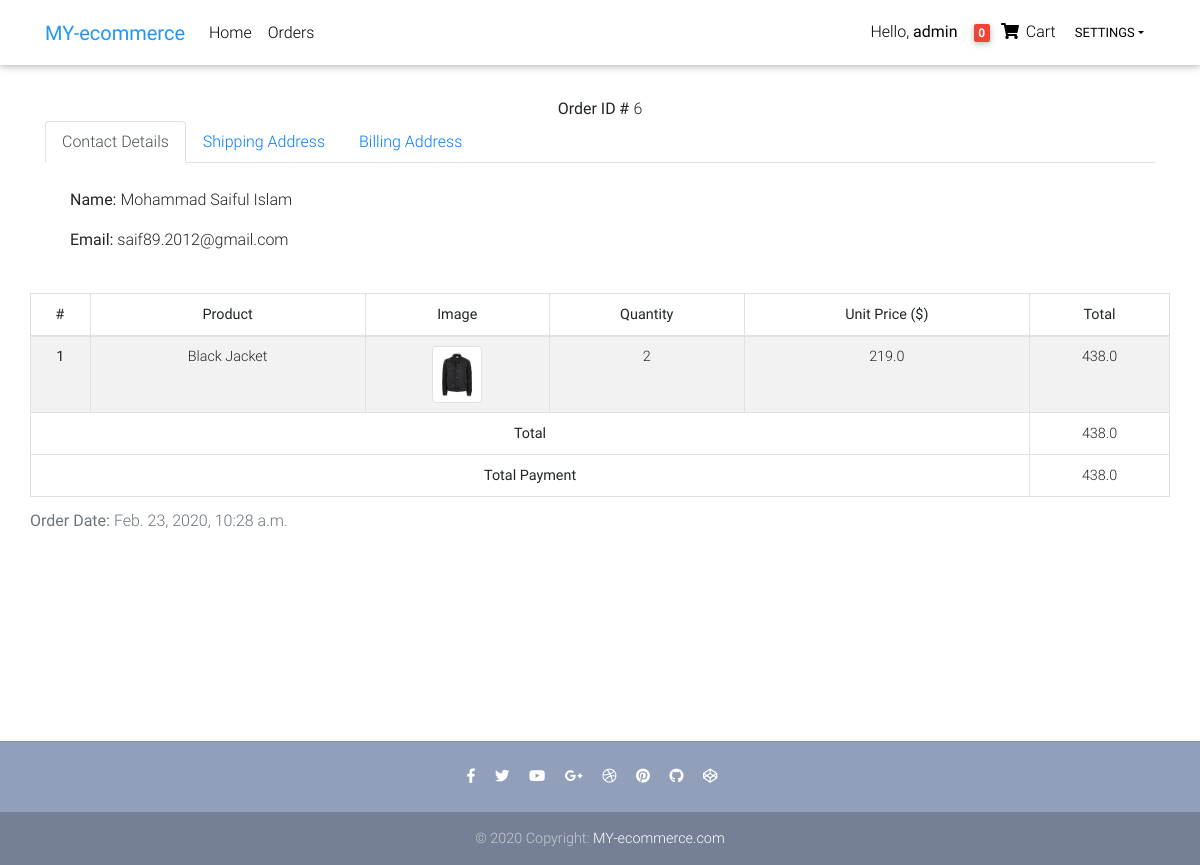
The page /order-details/6/ (signed in) on the database its author committed.
### ecommerce/models.py (models this page shows, shortened)
class Order(models.Model):
    user = models.ForeignKey(settings.AUTH_USER_MODEL, on_delete=models.CASCADE)
    ref_code = models.CharField(max_length=20, blank=True, null=True)
    items = models.ManyToManyField(OrderItem)
    start_date = models.DateTimeField(auto_now_add=True)
    ordered_date = models.DateTimeField()
    ordered = models.BooleanField(default=False)
    shipping_address = models.ForeignKey('Address', related_name='shipping_address', on_delete=models.SET_NULL, blank=True, null=True)
    billing_address = models.ForeignKey('Address', related_name='billing_address', on_delete=models.SET_NULL, blank=True, null=True)
    payment = models.ForeignKey('Payment', on_delete=models.SET_NULL, blank=True, null=True)
    coupon = models.ForeignKey('Coupon', on_delete=models.SET_NULL, blank=True, null=True)
    being_delivered = models.BooleanField(default=False)
    received = models.BooleanField(default=False)
    added_at = models.DateTimeField(auto_now_add=True)
    updated_at = models.DateTimeField(auto_now=True)
    def get_total(self):
        total = 0
        for order_item in self.items.all():
            total += order_item.get_final_price()
        if self.coupon:
            total -= self.coupon.amount
        return total

class OrderItem(models.Model):
    user = models.ForeignKey(settings.AUTH_USER_MODEL, on_delete=models.CASCADE)
    ordered = models.BooleanField(default=False)
    item = models.ForeignKey(Item, on_delete=models.CASCADE)
    quantity = models.IntegerField(default=1)
    added_at = models.DateTimeField(auto_now_add=True)
    updated_at = models.DateTimeField(auto_now=True)
    def get_total_item_price(self):
        return self.quantity * self.item.price
    def get_final_price(self):
        if self.item.discount_price:
            return self.get_total_discount_item_price()
        return self.get_total_item_price()

class Item(models.Model):
    title = models.CharField(max_length=100)
    price = models.FloatField()
    discount_price = models.FloatField(blank=True, null=True)
    category = models.CharField(choices=CATEGORY_CHOICES, max_length=2)
    label = models.CharField(choices=LABEL_CHOICES, max_length=1)
    slug = models.SlugField(unique=True)
    description = models.TextField()
    image = models.ImageField(upload_to='product/images')

class Payment(models.Model):
    user = models.ForeignKey(settings.AUTH_USER_MODEL, on_delete=models.SET_NULL, blank=True, null=True)
    amount = models.FloatField()
    timestamp = models.DateTimeField(auto_now_add=True)

### ecommerce/views.py (the view)
# urls.py: path('order-details/<pk>/', OrderDetailsView.as_view(), name='order-details'),
class OrderDetailsView(LoginRequiredMixin, DetailView):
    model = Order
    template_name = "order-details.html"

### ecommerce/templatetags/cart_template_tags.py (called while the page is built)
@register.filter
def cart_item_count(user):
    if user.is_authenticated:
        qs = Order.objects.filter(user=user, ordered=False)
        if qs.exists():
            return qs[0].items.count()
    return 0

### templates/order-details.html (shortened to what this page needs)
{% extends "base.html" %}
{% block content %}
<main class="container" style="margin-top:25px; margin-bottom: 15%">
    <section class="text-center mb-4">
        <div class="row wow fadeIn">
            <div class="container">
                <strong>Order ID #</strong> {{object.id}}
                <ul class="nav nav-tabs" id="myTab" role="tablist">
                    <li class="nav-item">
                        <a class="nav-link active" id="contact-tab" data-toggle="tab" href="#contact" role="tab"
                           aria-controls="contact"
                           aria-selected="true">Contact Details</a>
                    </li>
                    <li class="nav-item">
                        <a class="nav-link" id="shipping-tab" data-toggle="tab" href="#shipping" role="tab"
                           aria-controls="shipping"
                           aria-selected="false">Shipping Address</a>
                    </li>
                    <li class="nav-item">
                        <a class="nav-link" id="billing-tab" data-toggle="tab" href="#billing" role="tab"
                           aria-controls="billing"
                           aria-selected="false">Billing Address</a>
                    </li>
                </ul>
                <div class="tab-content" id="myTabContent" style="padding: 25px; text-align: left">
                    <div class="tab-pane fade show active" id="contact" role="tabpanel" aria-labelledby="contact-tab">
                        <p><strong>Name:</strong> {{object.user.first_name}} {{object.user.last_name}}</p>
                        <p><strong>Email:</strong> {{object.user.email}}</p>
                    </div>
                </div>
            </div>
            <div class="table-responsive text-nowrap">
                <table class="table table-striped table-bordered table-hover table-sm">
                    <caption><strong>Order Date: </strong>{{object.ordered_date}}</caption>
                    <thead>
                    <tr>
                        <th scope="col">#</th>
                        <th scope="col">Product</th>
                        <th scope="col">Image</th>
                        <th scope="col">Quantity</th>
                        <th scope="col">Unit Price ($)</th>
                        <th scope="col">Total</th>
                    </tr>
                    </thead>
                    <tbody>
                    {% for item in object.items.all %}
                    <tr>
                        <th scope="row">{{forloop.counter}}</th>
                        <td>{{item.item.title}}</td>
                        <td><img src="{{ item.item.image.url }}" class="img-thumbnail" style="width: 50px" alt="Product Image"></td>
                        <td>{{item.quantity}}</td>
                        <td>
                            {% if item.item.discount_price %}
                            {{ item.item.discount_price }}
                            {% else %}
                            {{ item.item.price }}
                            {% endif %}
                        </td>
                        <td>{{ item.get_final_price }}</td>
                    </tr>
                    {% empty %}
                    <tr>
                        <td colspan="6">Sorry, no item in this list.</td>
                    </tr>
                    {% endfor %}
                    </tbody>
                    <tfoot>
                    <tr>
                        <td colspan="5"><strong>Total</strong></td>
                        <td>{{object.get_total}}</td>
                    </tr>
                    <tr>
                        <td colspan="5"><strong>Total Payment</strong></td>
                        <td>{{object.payment.amount}}</td>
                    </tr>
                    </tfoot>
                </table>
            </div>
        </div>
    </section>
</main>
{% endblock content %}

### templates/navbar.html (shortened to what this page needs)
{% load cart_template_tags %}
<nav class="navbar fixed-top navbar-expand-lg navbar-light white scrolling-navbar">
    <div class="container">
        <a class="navbar-brand waves-effect" href="/">
            <strong class="blue-text">MY-ecommerce</strong>
        </a>
        <div class="collapse navbar-collapse" id="navbarSupportedContent">
            <ul class="navbar-nav mr-auto">
                <li class="nav-item {% if request.path == '/'%} active {% endif %}">
                    <a class="nav-link waves-effect" href="/">Home
                    </a>
                </li>
                {% if request.user.is_authenticated %}
                <li class="nav-item {% if request.path == '/orders/'%} active {% endif %}">
                    <a class="nav-link waves-effect" href="/orders/">Orders</a>
                </li>
                {% endif %}
            </ul>
            <ul class="navbar-nav nav-flex-icons">
                {% if request.user.is_authenticated %}
                <li class="nav-item">
                    <a class="nav-link waves-effect" href="/">
                        <span class="clearfix d-none d-sm-inline-block"> Hello, <strong>{{request.user.username}}</strong> </span>
                    </a>
                </li>
                <li class="nav-item {% if request.path == '/order-summary/'%} active {% endif %}">
                    <a class="nav-link waves-effect" href="{% url 'ecommerce:order-summary' %}">
                        <span class="badge red z-depth-1 mr-1"> {{request.user|cart_item_count}} </span>
                        <i class="fas fa-shopping-cart"></i>
                        <span class="clearfix d-none d-sm-inline-block"> Cart </span>
                    </a>
                </li>
                <li class="nav-item">
                    <div class="dropdown">
                        <button class="btn btn-link dropdown-toggle" type="button" id="dropdownMenu1" style="padding: 5px" data-toggle="dropdown" aria-haspopup="true" aria-expanded="false">Settings</button>
                    </div>
                </li>
                {% endif %}
            </ul>
        </div>
    </div>
</nav>

### templates/base.html (style rules this page uses)
html, body, header, .carousel { height: 60vh; }

### rows shown on the page
Order: id "6", user.first_name "Mohammad Saiful", user.last_name "Islam", user.email "saif89.2012@gmail.com", ordered_date "Feb. 23, 2020, 10:28 a.m.", get_total "438.0", payment.amount "438.0"
OrderItem: item "Black Jacket", item.image (picture), quantity "2", item.price "219.0", get_final_price "438.0"

### other values the page prints
{{ request.user.username }} "admin"
{{ request.user|cart_item_count }} "0"
